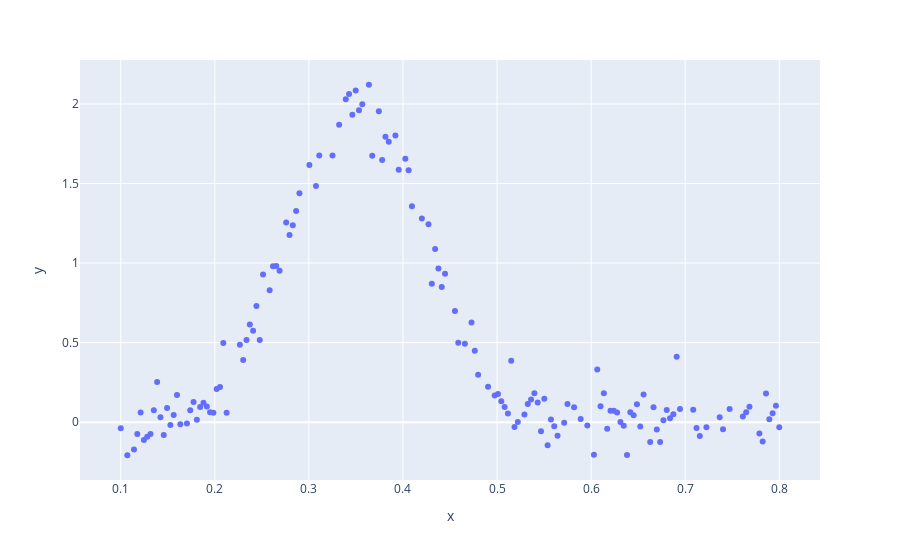

Here is the notebook cell this chart was saved with:
### Markdown cell above
## Peak example for different $\lambda_c$ for Chapter 4

### Code cell
savePath = os.path.join(os.path.dirname("."), '../../Thesis/tex/graphics/data/cha4/lambdas/')
print("Generate some data for the experiment: Different Lambdas")
np.random.seed(2)
n_data = 200
#x = np.random.random(n_data)*10
x = np.linspace(0.1,0.8,n_data)
ytrue = 2*np.exp(-(x-0.35)**2/0.01)
noise = np.random.normal(loc=0, scale=0.1, size=x.shape)
y = ytrue + noise

# train-test split
df = pd.DataFrame(data=dict(x=x, y=y, ytrue=ytrue))
df_train, df_test = train_test_split(df)

px.scatter(df_train, x="x", y="y")

### Figure 1 — Plotly figure (JSON) as saved in the notebook; plotly's stock layout.template omitted (floating-point values rounded to 4 significant figures; data arrays with more than 128 entries replaced by an {"elided": "..."} marker saying what was removed)
{"data": [{"hovertemplate": "x=%{x}<br>y=%{y}<extra></extra>", "legendgroup": "", "marker": {"color": "#636efa", "symbol": "circle"}, "mode": "markers", "name": "", "showlegend": false, "type": "scatter", "x": {"elided": "150 float values"}, "xaxis": "x", "y": {"elided": "150 float values"}, "yaxis": "y"}], "layout": {"autosize": true, "legend": {"tracegroupgap": 0}, "margin": {"t": 60}, "xaxis": {"anchor": "y", "autorange": true, "domain": [0, 1], "range": [0.05757, 0.8424], "title": {"text": "x"}, "type": "linear"}, "yaxis": {"anchor": "x", "autorange": true, "domain": [0, 1], "range": [-0.3733, 2.286], "title": {"text": "y"}, "type": "linear"}}}
